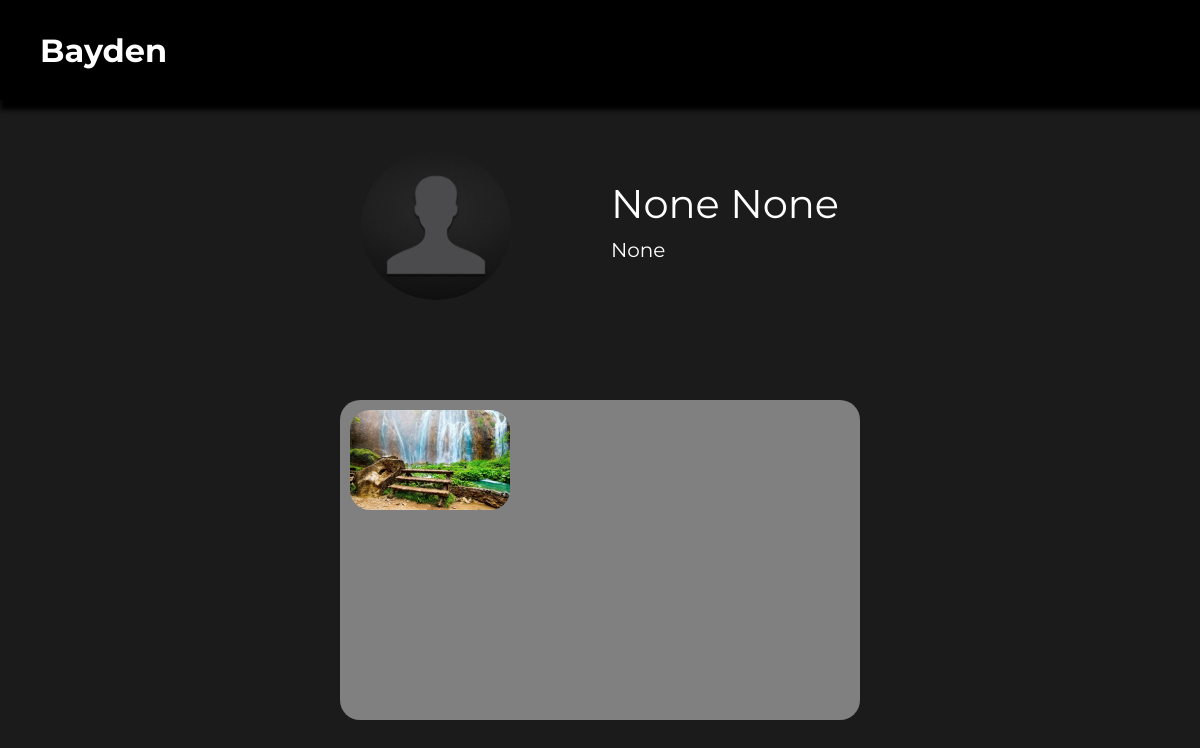
/profile/Bayden (signed in), run on an earlier commit of the app's database.
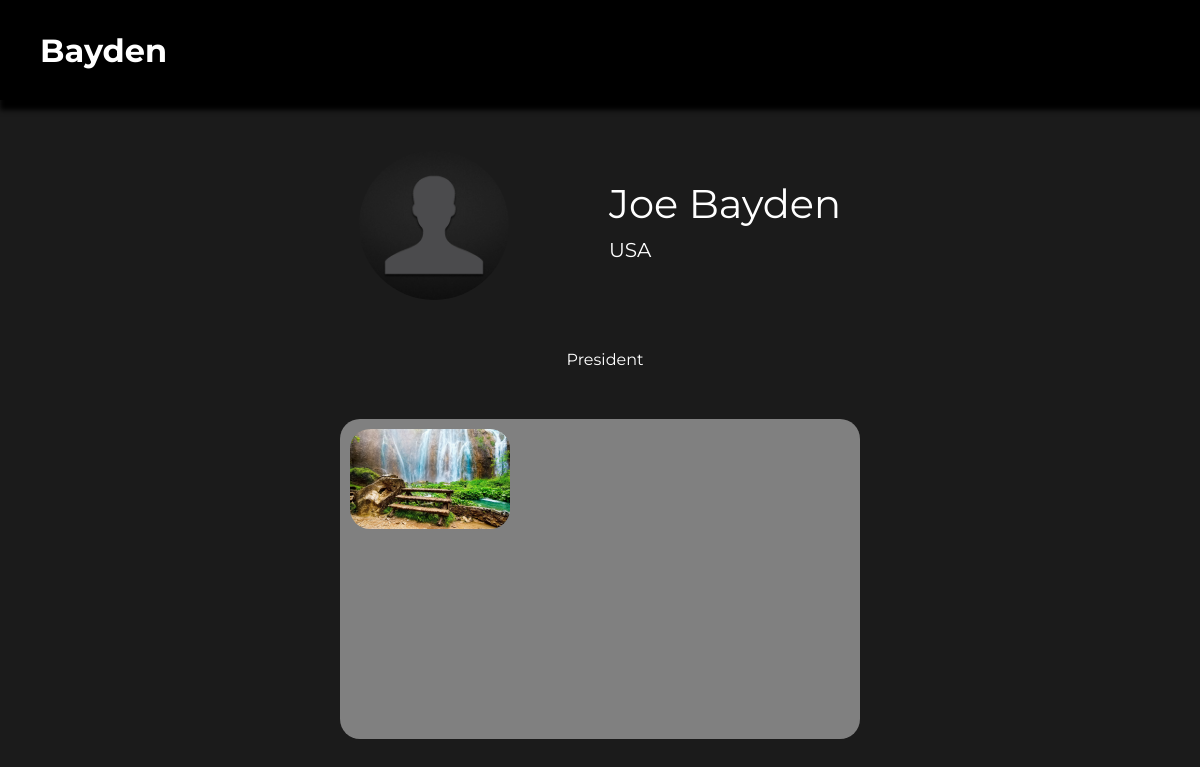
And on a later commit of the database.
### users/models.py (models this page shows)
class User(AbstractUser):
    def get_absolute_url(self):
        return reverse('main')

### user_profile/models.py (models this page shows, shortened)
class Profile(models.Model):
    user = models.OneToOneField('users.User', null=True, on_delete=models.CASCADE)
    ava = models.ImageField(blank=True, null=True, upload_to='images/')
    bio = models.TextField(blank=True, null=True)
    name = models.CharField(max_length=50, null=True)
    surname = models.CharField(max_length=50, null=True)
    status = models.CharField(max_length=250, blank=True, null=True)
    slug = models.SlugField(null=True)

### posts/models.py (models this page shows, shortened)
class Posts(models.Model):
    author = models.ForeignKey('users.User', null=True, on_delete=models.CASCADE)
    image = models.ImageField(null=True, upload_to='posts/')
    comment = models.TextField(null=True, blank=True)
    date = models.DateTimeField(auto_now_add=True)

### user_profile/views.py (the view)
# urls.py: path('<slug:slug>', views.ProfileView.as_view(), name='profile'),
class ProfileView(DetailView):
    model = Profile
    template_name = 'user_profile/profile.html'
    context_object_name = 'profile'
    def get_context_data(self, **kwargs):
        context = super().get_context_data(**kwargs)
        context['posts'] = Posts.objects.filter(author=self.request.user)
        return context

### user_profile/templates/user_profile/profile.html (shortened to what this page needs)
{% extends 'user_profile/base.html' %}
{% load static %}
{% block content %}
    <div class="wrapper-profile">
        <div class="main-infa">
            {% if profile.ava %}
                <img src="{{ profile.ava.url }}" alt='ava' class="ava-profile">
            {% else %}
                <img src="/static/user_profile/img/no_avatar.jpg" alt="" class="ava-profile">
            {% endif %}
            <div class="name-profile">
                <p class='name-infa'>{{ profile.name }} {{ profile.surname }}</p>
                <p class="status-infa">{{ profile.status }}</p>
            </div>
        </div>
        <article class="bio-profile"> <p>{{ profile.bio }}</p></article>
        <center class="posts" id="posts">
            {% for post in posts %}
                <img src="{{ post.image.url }}" alt="pic" class="image-view">
            {% endfor %}
        </center>
    </div>
{% endblock %}

### user_profile/templates/user_profile/base.html (shortened to what this page needs)
<!DOCTYPE html>
{% load static %}
<html lang="en">
<head>
    <link rel='stylesheet' href='{% static "user_profile/css/create.css" %}'>
    <link rel='stylesheet' href='{% static "user_profile/css/header.css" %}'>
    <link rel='stylesheet' href='{% static "user_profile/css/profile.css" %}'>
</head>
<body>
    <header>
        <h1 id='user'><b>{{ user }}</b></h1>
    </header>
    {% block content %}
    {% endblock %}
</body>
</html>

### user_profile/static/user_profile/css/create.css (style rules this page uses)
* { margin: 0; padding: 0; font-family: 'Montserrat'; }
header { display: none; }
h1 { color: #fff; padding: 10px; }

### user_profile/static/user_profile/css/header.css (style rules this page uses)
* { margin: 0; padding: 0; font-family: 'Montserrat'; }
header { width: 100%; height: 100px; background: #000; position: absolute; top: 0; color: #fff; box-shadow: 5px 5px 5px 5px #000; display: flex; align-items: center; z-index: 1; }
header h1 { font-size: 32px; margin-left: 30px; }

### user_profile/static/user_profile/css/profile.css (style rules this page uses)
.wrapper-profile { width: 100%; height: 100%; position: absolute; background: #1b1b1b; text-align: center; z-index: -1; display: flex; flex-direction: column; align-items: center; gap: 50px; }
header { display: flex; align-items: center; }
.main-infa { display: grid; grid-template-columns: repeat(2, auto); color: #fff; gap: 100px; justify-content: center; align-items: center; margin-top: 150px; }
.ava-profile { width: 150px; height: 150px; border-radius: 50%; }
.name-profile { text-align: left; }
.name-profile { font-size: 20px; display: grid; grid-template-rows: repeat(3, auto); row-gap: 10px; }
.posts, .posts-galery { width: 500px; height: 300px; background: grey; display: grid; grid-template-columns: repeat(3, 100px); column-gap: 20px; padding: 10px; border-radius: 20px; overflow: hidden; transition: transform 0.3s ease-out; }
.image-view { height: 100px; width: auto; border-radius: 20px; }
.bio-profile { text-align: left; text-indent: 10px; color: #fff; }
.name-infa { font-size: 2em; }

What changed in the data, as far as the page shows it:
changed Profile: name "None" → "Joe"; surname "None" → "Bayden"; status "None" → "USA"; bio (not shown) → "President"
